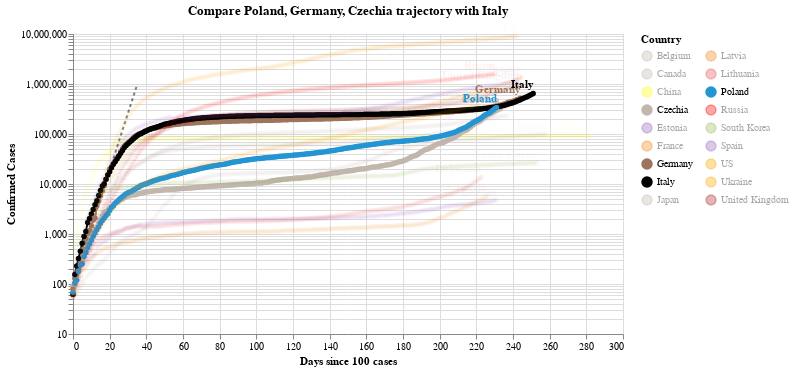

The cell this chart's notebook holds for it:
### Code cell
#hide_input
chart2 = make_since_chart(dff2,['Poland', 'Germany', 'Czechia'], baseline_countries)
chart2

### Figure 1 — Vega-Lite specification as saved in the notebook (floating-point values rounded to 4 significant figures; data arrays with more than 128 entries replaced by an {"elided": "..."} marker saying what was removed)
{"config": {"view": {"continuousWidth": 400, "continuousHeight": 300}}, "layer": [{"data": {"name": "data-628230001892d6798b50651be41d1b3e"}, "mark": {"type": "line", "color": "black", "opacity": 0.5, "strokeDash": [3, 3]}, "encoding": {"x": {"type": "quantitative", "field": "Days since 100 cases"}, "y": {"type": "quantitative", "field": "Confirmed Cases"}}}, {"data": {"name": "data-1faa1753af08a96df94a386797f67355"}, "mark": {"type": "line", "point": true}, "encoding": {"color": {"type": "nominal", "field": "Country", "legend": {"columns": 2}, "scale": {"domain": ["Belgium", "Canada", "China", "Czechia", "Estonia", "France", "Germany", "Italy", "Japan", "Latvia", "Lithuania", "Poland", "Russia", "South Korea", "Spain", "US", "Ukraine", "United Kingdom"], "range": ["#C1B7AD", "#C1B7AD", "yellow", "#C1B7AD", "#9467bd", "#F58518", "#9D755D", "black", "#C1B7AD", "#F58518", "#E45756", "#2495D3", "red", "#A1BA59", "#9467bd", "orange", "orange", "brown"]}}, "opacity": {"condition": {"value": 1, "selection": "selector002"}, "value": 0.05}, "tooltip": [{"type": "nominal", "field": "Country"}, {"type": "temporal", "field": "Date"}, {"type": "quantitative", "field": "Confirmed Cases"}, {"type": "quantitative", "field": "Days since 100 cases"}], "x": {"type": "quantitative", "field": "Days since 100 cases"}, "y": {"type": "quantitative", "field": "Confirmed Cases", "scale": {"type": "log"}}}, "selection": {"selector002": {"type": "multi", "fields": ["Country"], "bind": "legend", "init": [{"Country": "Poland"}, {"Country": "Germany"}, {"Country": "Czechia"}, {"Country": "Italy"}]}}, "width": 550}, {"data": {"name": "data-1faa1753af08a96df94a386797f67355"}, "mark": {"type": "text", "align": "right", "dy": -8, "fontWeight": "bold"}, "encoding": {"color": {"type": "nominal", "field": "Country", "legend": {"columns": 2}, "scale": {"domain": ["Belgium", "Canada", "China", "Czechia", "Estonia", "France", "Germany", "Italy", "Japan", "Latvia", "Lithuania", "Poland", "Russia", "South Korea", "Spain", "US", "Ukraine", "United Kingdom"], "range": ["#C1B7AD", "#C1B7AD", "yellow", "#C1B7AD", "#9467bd", "#F58518", "#9D755D", "black", "#C1B7AD", "#F58518", "#E45756", "#2495D3", "red", "#A1BA59", "#9467bd", "orange", "orange", "brown"]}}, "opacity": {"condition": {"value": 1, "selection": "selector002"}, "value": 0.05}, "text": {"type": "nominal", "field": "Country"}, "tooltip": [{"type": "nominal", "field": "Country"}, {"type": "temporal", "field": "Date"}, {"type": "quantitative", "field": "Confirmed Cases"}, {"type": "quantitative", "field": "Days since 100 cases"}], "x": {"type": "quantitative", "field": "Days since 100 cases"}, "y": {"type": "quantitative", "field": "Confirmed Cases", "scale": {"type": "log"}}}, "transform": [{"filter": "(datum['Date'] >= 1604016000000)"}], "width": 550}], "title": "Compare Poland, Germany, Czechia trajectory with Italy", "$schema": "https://vega.github.io/schema/vega-lite/v4.8.1.json", "datasets": {"data-628230001892d6798b50651be41d1b3e": [{"Days since 100 cases": 0, "Confirmed Cases": 100.0}, {"Days since 100 cases": 1, "Confirmed Cases": 130.0}, {"Days since 100 cases": 2, "Confirmed Cases": 169.0}, {"Days since 100 cases": 3, "Confirmed Cases": 219.7}, {"Days since 100 cases": 4, "Confirmed Cases": 285.6}, {"Days since 100 cases": 5, "Confirmed Cases": 371.3}, {"Days since 100 cases": 6, "Confirmed Cases": 482.7}, {"Days since 100 cases": 7, "Confirmed Cases": 627.5}, {"Days since 100 cases": 8, "Confirmed Cases": 815.7}, {"Days since 100 cases": 9, "Confirmed Cases": 1060.0}, {"Days since 100 cases": 10, "Confirmed Cases": 1379.0}, {"Days since 100 cases": 11, "Confirmed Cases": 1792.0}, {"Days since 100 cases": 12, "Confirmed Cases": 2330.0}, {"Days since 100 cases": 13, "Confirmed Cases": 3029.0}, {"Days since 100 cases": 14, "Confirmed Cases": 3937.0}, {"Days since 100 cases": 15, "Confirmed Cases": 5119.0}, {"Days since 100 cases": 16, "Confirmed Cases": 6654.0}, {"Days since 100 cases": 17, "Confirmed Cases": 8650.0}, {"Days since 100 cases": 18, "Confirmed Cases": 11250.0}, {"Days since 100 cases": 19, "Confirmed Cases": 14620.0}, {"Days since 100 cases": 20, "Confirmed Cases": 19000.0}, {"Days since 100 cases": 21, "Confirmed Cases": 24710.0}, {"Days since 100 cases": 22, "Confirmed Cases": 32120.0}, {"Days since 100 cases": 23, "Confirmed Cases": 41750.0}, {"Days since 100 cases": 24, "Confirmed Cases": 54280.0}, {"Days since 100 cases": 25, "Confirmed Cases": 70560.0}, {"Days since 100 cases": 26, "Confirmed Cases": 91730.0}, {"Days since 100 cases": 27, "Confirmed Cases": 119300.0}, {"Days since 100 cases": 28, "Confirmed Cases": 155000.0}, {"Days since 100 cases": 29, "Confirmed Cases": 201500.0}, {"Days since 100 cases": 30, "Confirmed Cases": 262000.0}, {"Days since 100 cases": 31, "Confirmed Cases": 340600.0}, {"Days since 100 cases": 32, "Confirmed Cases": 442800.0}, {"Days since 100 cases": 33, "Confirmed Cases": 575600.0}, {"Days since 100 cases": 34, "Confirmed Cases": 748300.0}, {"Days since 100 cases": 35, "Confirmed Cases": 972800.0}], "data-1faa1753af08a96df94a386797f67355": {"elided": "4353 records"}}}
